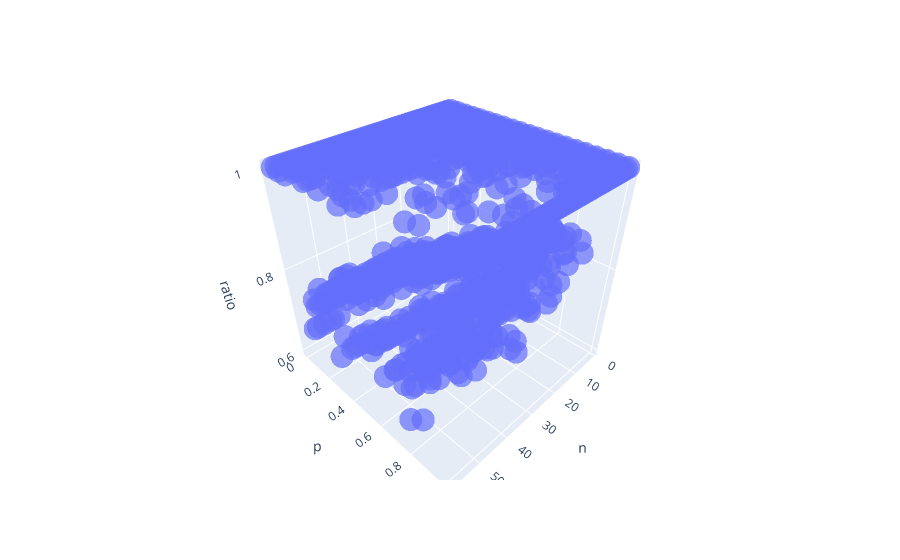

Notebook cell for this chart:
### Code cell
check()

### Figure 1 — Plotly figure (JSON) as saved in the notebook; plotly's stock layout.template omitted (floating-point values rounded to 4 significant figures; data arrays with more than 128 entries replaced by an {"elided": "..."} marker saying what was removed)
{"data": [{"hovertemplate": "n=%{x}<br>p=%{y}<br>ratio=%{z}<extra></extra>", "legendgroup": "", "marker": {"color": "#636efa", "opacity": 0.7, "symbol": "circle"}, "mode": "markers", "name": "", "scene": "scene", "showlegend": false, "type": "scatter3d", "x": {"elided": "1218 int values"}, "y": {"elided": "1218 float values"}, "z": {"elided": "1218 float values"}}], "layout": {"legend": {"tracegroupgap": 0}, "margin": {"t": 60}, "scene": {"domain": {"x": [0, 1], "y": [0, 1]}, "xaxis": {"title": {"text": "n"}}, "yaxis": {"title": {"text": "p"}}, "zaxis": {"title": {"text": "ratio"}}}}}
